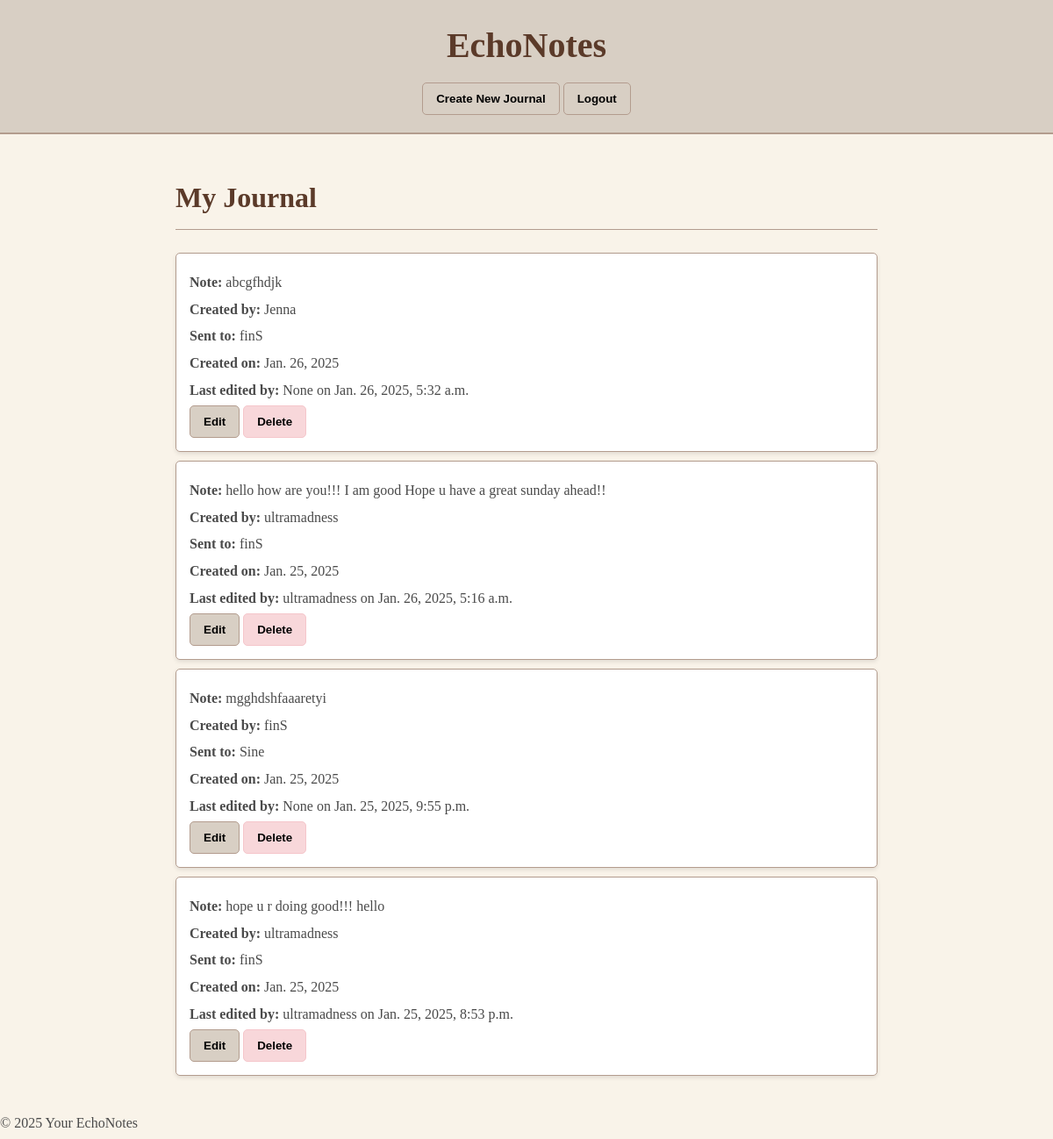
Screenshot of / (signed in) with the database file from the repository.
### notes/models.py (models this page shows, shortened)
class Note(models.Model):
    user1 = models.ForeignKey(User, related_name='user1_notes', on_delete=models.CASCADE)
    user2 = models.ForeignKey(User, related_name='user2_notes', on_delete=models.CASCADE)
    content = models.TextField()
    date = models.DateField(auto_now_add=True)
    last_editor = models.ForeignKey(User, on_delete=models.SET_NULL, null=True, related_name='last_edited_notes')
    last_updated = models.DateTimeField(auto_now=True)

### notes/views.py (the view)
# urls.py: path('', views.scrapbook, name='scrapbook'),
@login_required
def scrapbook(request):
    notes = Note.objects.filter(user1=request.user).union(Note.objects.filter(user2=request.user)).union(Note.objects.filter(last_editor=request.user)).order_by('-last_updated')  # Use '-last_updated' to order by last updated date
    return render(request, 'notes/scrapbook.html', {'notes': notes, 'current_year': timezone.now().year})

### notes/templates/notes/scrapbook.html (shortened to what this page needs)
{% load static %}
<!DOCTYPE html>
<html lang="en">
<head>
    <link rel="stylesheet" href="{% static 'notes/scrapbook.css' %}">
</head>
<body>
    <header>
        <h1>EchoNotes</h1>
        <nav>
            <form method="GET" action="{% url 'create_note' %}" style="display:inline;">
                <button type="submit" class="action-button create-button">Create New Journal</button>
            </form>
            <form method="post" action="{% url 'logout' %}" style="display:inline;">
                <button type="submit" class="action-button logout-button">Logout</button>
            </form>
        </nav>
    </header>
    <main>
        <h2>My Journal</h2>
        {% if notes %}
            <ul>
                {% for note in notes %}
                    <li>
                        <p><strong>Note:</strong> {{ note.content }}</p>
                        <p><strong>Created by:</strong> {{ note.user1.username }}</p>
                        <p><strong>Sent to:</strong> {{ note.user2.username }}</p>
                        <p><strong>Created on:</strong> {{ note.date }}</p>
                        <p><strong>Last edited by:</strong> {{ note.last_editor }} on {{ note.last_updated }}</p>
                        <form action="{% url 'edit_note' note.id %}" method="GET" style="display:inline;">
                            <button type="submit" class="action-button edit-button">Edit</button>
                        </form>
                        <form action="{% url 'delete_note' note.id %}" method="POST" style="display:inline;">
                            <button type="submit" class="action-button delete-button" onclick="return confirmDelete();">Delete</button>
                        </form>
                    </li>
                {% endfor %}
            </ul>
        {% else %}
            <p>No notes found. Start by creating a new note!</p>
        {% endif %}
    </main>
    <footer>
        <p>&copy; {{ current_year }} Your EchoNotes </p>
    </footer>
</body>
</html>

### notes/static/notes/scrapbook.css (style rules this page uses)
body { font-family: 'Architects Daughter', cursive; background-color: #f9f3e9; color: #4a4a4a; line-height: 1.6; margin: 0; padding: 0; }
header { background-color: #d8cfc4; padding: 20px; text-align: center; border-bottom: 2px solid #b39c8e; }
h1 { font-size: 2.5em; margin: 0; color: #5b3a29; }
nav { margin-top: 10px; }
main { padding: 20px; max-width: 800px; margin: 0 auto; }
h2 { font-size: 2em; color: #5b3a29; border-bottom: 1px solid #b39c8e; padding-bottom: 10px; }
ul { list-style-type: none; padding: 0; }
li { background-color: #ffffff; border: 1px solid #b39c8e; border-radius: 5px; padding: 15px; margin: 10px 0; box-shadow: 0 2px 5px rgba(0, 0, 0, 0.1); }
p { margin: 5px 0; }
.action-button { background-color: #d8cfc4; border: 1px solid #b39c8e; border-radius: 5px; padding: 10px 15px; cursor: pointer; font-weight: bold; transition: background-color 0.3s ease; }
.delete-button { background-color: #f8d7da; border-color: #f5c6cb; }

### rows the page displays
Note: content "abcgfhdjk", user1.username "Jenna", user2.username "finS", date "Jan. 26, 2025", last_editor "None", last_updated "Jan. 26, 2025, 5:32 a.m."
Note: content "hello how are you!!! I am good Hope u have a great sunday ahead!!", user1.username "ultramadness", user2.username "finS", date "Jan. 25, 2025", last_editor "ultramadness", last_updated "Jan. 26, 2025, 5:16 a.m."
Note: content "mgghdshfaaaretyi", user1.username "finS", user2.username "Sine", date "Jan. 25, 2025", last_editor "None", last_updated "Jan. 25, 2025, 9:55 p.m."
Note: content "hope u r doing good!!! hello", user1.username "ultramadness", user2.username "finS", date "Jan. 25, 2025", last_editor "ultramadness", last_updated "Jan. 25, 2025, 8:53 p.m."
